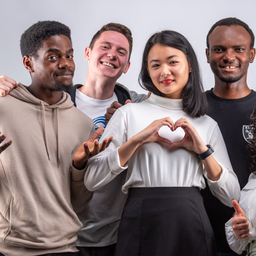
#> input picture jpeg-compression/input.png, 256 x 256 px, shrunk from 800 x 800 before the run
$ python main.py
#> lines starting #> are read from the running program, lines starting #| are printed output that depends on the picture; after the words box and inside, x2 and y2 are one past the last pixel; in counts of white or black regions, pixels touching at a corner belong together
#> further down, rgb_image is the input picture: shape (256, 256, 3); mean B, G, R 123.6, 123, 138.8
import cv2
import numpy as np
import numba

def rgb_to_ycbcr(rgb_image):   # step 1
    B, G, R = cv2.split(rgb_image)

    Y = 0.299 * R + 0.587 * G + 0.114 * B
    Cb = -0.1687 * R - 0.3313 * G + 0.5 * B + 128
    Cr = 0.5 * R - 0.4187 * G - 0.0813 * B + 128
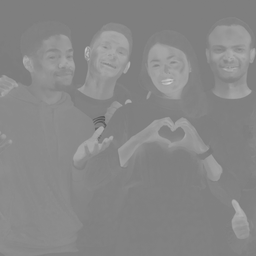
#> Cr: shape (256, 256) float64; min 88.13, max 206.8, mean 135.9

    Y = np.round(Y).astype(np.uint8)
    Cb = np.round(Cb).astype(np.uint8)
    Cr = np.round(Cr).astype(np.uint8)

    ycbcr_image = cv2.merge((Y, Cb, Cr))
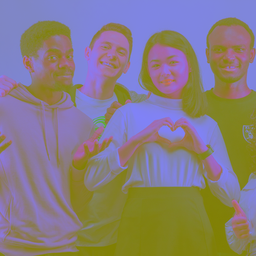
#> ycbcr_image: shape (256, 256, 3); mean of channels 0, 1, 2 127.7, 125.6, 135.9; drawn as B, G, R

    return ycbcr_image, Y

def subsample(ycbcr_image):  # step 2

    Y, Cb, Cr = cv2.split(ycbcr_image)

    height, width = Y.shape
#> height = 256; width = 256

    Cb_subsampled = np.zeros((height // 2, width // 2), dtype=np.uint8)
    Cr_subsampled = np.zeros((height // 2, width // 2), dtype=np.uint8)

    for i in range(0, height, 2):
        for j in range(0, width, 2):
            Cb_subsampled[i // 2, j // 2] = np.mean(Cb[i:i + 2, j:j + 2])
            Cr_subsampled[i // 2, j // 2] = np.mean(Cr[i:i + 2, j:j + 2])

    return Cb_subsampled, Cr_subsampled

def to_signed(subsampled_value):  # step 3

    signed_value = subsampled_value - 128
    signed_value = np.clip(signed_value, -128, 127)
    signed_value = signed_value.astype(np.int8)

    return signed_value

@numba.jit(nopython=True)
def dct(image):         # step 4

    height, width = image.shape
    block_size = 8
    blocks = []

    for y in range(0, height, block_size):
        for x in range(0, width, block_size):
            block = image[y:y+block_size, x:x+block_size]
            blocks.append(block)

    dct_blocks = []

    for block in blocks:
        dct_result = np.zeros((block_size, block_size), dtype=np.float32)

        for u in range(block_size):
            for v in range(block_size):
                sum_dct = 0.0
                for x in range(block_size):
                    for y in range(block_size):
                        sum_dct += block[x, y] * np.cos((2 * x + 1) * u * np.pi / (2 * block_size)) * \
                                   np.cos((2 * y + 1) * v * np.pi / (2 * block_size))

                alpha_u = 1.0 if u == 0 else np.sqrt(2) / 2.0
                alpha_v = 1.0 if v == 0 else np.sqrt(2) / 2.0

                sum_dct *= (alpha_u * alpha_v * 2.0 / block_size)

                dct_result[u, v] = sum_dct

        dct_blocks.append(dct_result)

    return dct_blocks

def zigzag(block):  # step 5
    size = block.shape[0]
    result = np.zeros(8 * 8, dtype=block.dtype)
    index = 0
    for i in range(size):
        if i % 2 == 0:
            for j in range(i + 1):
                result[index] = block[j, i - j]
                index += 1
        else:
            for j in range(i + 1):
                result[index] = block[i - j, j]
                index += 1
    return result

def quantize(block, quantization_table, a):  # step 6
    quantized_block = np.round(block / (quantization_table * a)).astype(np.int32)
    return quantized_block

def quantize_Y(Y, quantization_table_Y, a):  # step 6
    block_size = 8
    height, width = Y.shape
    Y_blocks = []

    for i in range(0, height, block_size):
        for j in range(0, width, block_size):
            block = Y[i:i+block_size, j:j+block_size]
            block_flattened = block.flatten()
            Y_blocks.append(block_flattened)

    quantized_Y_blocks = [quantize(block, quantization_table_Y, a) for block in Y_blocks]
    return quantized_Y_blocks

def RLE(block):   # step 7

    encoded_data = []
    zero_count = 0

    for value in block:
        if value == 0:
            zero_count += 1
        else:

            while zero_count > 15:
                encoded_data.append((15, 0))
                zero_count -= 16
            encoded_data.append((zero_count, value))
            zero_count = 0

    encoded_data.append((0, 0))
    return encoded_data

def decode_dc_RLE(encoded_data):
    decoded_dc = []

    for run_length, value in encoded_data:
        if run_length == 0:
            decoded_dc.append(value)
        else:
            zeros = [0] * run_length
            decoded_dc.extend(zeros)
            decoded_dc.append(value)

    return decoded_dc

def decode_ac_RLE(encoded_data):
    decoded_block = []
    zero_count = 0

    for zero_count, value in encoded_data:
        if zero_count == 0 and value == 0:
            decoded_block.extend([0] * (64 - len(decoded_block)))
            break

        zeros = [0] * zero_count
        decoded_block.extend(zeros + [value])

    return decoded_block


def inverse_quantize(block, quantization_table, a):
    return block * (quantization_table * a)


def inverse_zigzag(blocks, block_size, image_size):
    image = np.zeros(image_size, dtype=blocks[0].dtype)
    block_index = 0
    for row in range(image_size[0] // block_size):
        for col in range(image_size[1] // block_size):
            for i in range(block_size):
                for j in range(block_size):
                    image[row * block_size + i, col * block_size + j] = blocks[block_index][i * block_size + j]
            block_index += 1
    return image

def inverse_zigzag_ac(blocks, block_size, image_size):
    height, width = image_size
    image = np.zeros(image_size, dtype=np.int32)

    block_index = 0
    for row in range(height // block_size):
        for col in range(width // block_size):
            for i in range(block_size):
                for j in range(block_size):
                    if block_index < len(blocks):
                        image[row * block_size + i, col * block_size + j] = blocks[block_index][i * block_size + j]
                    else:
                        break
            block_index += 1

    return image


img = 'input.png'

rgb_image = cv2.imread(img)

ycbcr_image, Y = rgb_to_ycbcr(rgb_image)


cb_subsampled, cr_subsampled = subsample(ycbcr_image)

cb_subsampled = to_signed(cb_subsampled)
cr_subsampled = to_signed(cr_subsampled)
#> in to_signed (call 2), `signed_value = np.clip(signed_value, -128, 127)`:
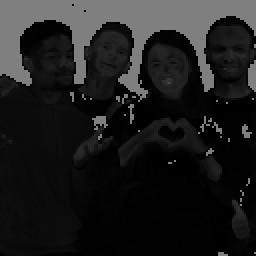
#> signed_value: shape (128, 128) int16 (shown 2 times larger); min 0, max 127, mean 29.6

dct_cb_blocks = dct(cb_subsampled)
#> dct_cb_blocks = 256 items
dct_cr_blocks = dct(cr_subsampled)
#> dct_cr_blocks = 256 items

zigzag_cb_blocks = [zigzag(block) for block in dct_cb_blocks]
#> zigzag_cb_blocks = 256 items
zigzag_cr_blocks = [zigzag(block) for block in dct_cr_blocks]
#> zigzag_cr_blocks = 256 items

quantization_table_Y = np.array([
    [16, 11, 10, 16, 24, 40, 51, 61],
    [12, 12, 14, 19, 26, 58, 60, 55],
    [14, 13, 16, 24, 40, 57, 69, 56],
    [14, 17, 22, 29, 51, 87, 80, 62],
    [18, 22, 37, 56, 68, 109, 103, 77],
    [24, 35, 55, 64, 81, 104, 113, 92],
    [49, 64, 78, 87, 103, 121, 120, 101],
    [72, 92, 95, 98, 112, 100, 103, 99]
], dtype=np.float32).flatten()

quantization_table_CbCr = np.array([
    [17, 18, 24, 47, 99, 99, 99, 99],
    [18, 21, 26, 66, 99, 99, 99, 99],
    [24, 26, 56, 99, 99, 99, 99, 99],
    [47, 66, 99, 99, 99, 99, 99, 99],
    [99, 99, 99, 99, 99, 99, 99, 99],
    [99, 99, 99, 99, 99, 99, 99, 99],
    [99, 99, 99, 99, 99, 99, 99, 99],
    [99, 99, 99, 99, 99, 99, 99, 99]
], dtype=np.float32).flatten()

a = 0.2   # коэф квантования

height, width, _ = rgb_image.shape
#> height = 256; width = 256

quantized_cb_blocks = [quantize(block, quantization_table_CbCr, a) for block in zigzag_cb_blocks]
#> quantized_cb_blocks = 256 items
quantized_cr_blocks = [quantize(block, quantization_table_CbCr, a) for block in zigzag_cr_blocks]
#> quantized_cr_blocks = 256 items
quantized_Y_blocks = quantize_Y(Y, quantization_table_Y, a)
#> after the loop in quantize_Y, `for i in range(0, height, block_size):`: Y_blocks = 1024 items
#> quantized_Y_blocks = 1024 items


encoded_cb_dc = RLE(quantized_cb_blocks[0])
#> the loop in RLE, `for value in block:` made 64 passes
#> value on passes 1 to 12: 28, 0, 0, 0, 0, 0, 0, 0, 0, 0, 0, 0
#> after the loop in RLE, `for value in block:`: encoded_data = [(0, 28)]
#> encoded_cb_dc = [(0, 28), (0, 0)]
encoded_cb_ac = [RLE(block) for block in quantized_cb_blocks[1:]]
#> encoded_cb_ac = 255 items

encoded_cr_dc = RLE(quantized_cr_blocks[0])
#> encoded_cr_dc = [(0, 598), (0, 0)]
encoded_cr_ac = [RLE(block) for block in quantized_cr_blocks[1:]]
#> encoded_cr_ac = 255 items


dequantized_Y_blocks = [inverse_quantize(block, quantization_table_Y, a) for block in quantized_Y_blocks]
#> dequantized_Y_blocks = 1024 items


decoded_cb_dc = decode_dc_RLE(encoded_cb_dc)
#> the loop in decode_dc_RLE, `for run_length, value in encoded_data:` made 2 passes
#> after the loop in decode_dc_RLE, `for run_length, value in encoded_data:`: decoded_dc = [28, 0]
#> decoded_cb_dc = [28, 0]
decoded_cr_dc = decode_dc_RLE(encoded_cr_dc)
#> the loop in decode_dc_RLE (call 2), `for run_length, value in encoded_data:` made 2 passes
#> decoded_cr_dc = [598, 0]


decoded_cb_ac = [decode_ac_RLE(block) for block in encoded_cb_ac]
#> decoded_cb_ac = 255 items
decoded_cr_ac = [decode_ac_RLE(block) for block in encoded_cr_ac]
#> decoded_cr_ac = 255 items

inverse_quantized_cb_dc = np.array(decoded_cb_dc)
#> inverse_quantized_cb_dc = [28, 0]
inverse_quantized_cr_dc = np.array(decoded_cr_dc)
#> inverse_quantized_cr_dc = [598, 0]

inverse_quantized_cb_ac = [np.array(block) for block in decoded_cb_ac]
#> inverse_quantized_cb_ac = 255 items
inverse_quantized_cr_ac = [np.array(block) for block in decoded_cr_ac]
#> inverse_quantized_cr_ac = 255 items

inverse_cb_ac_image = inverse_zigzag_ac(inverse_quantized_cb_ac, 8, (height // 2, width // 2))
#> after the loop in inverse_zigzag_ac, `for row in range(height // block_size):`:
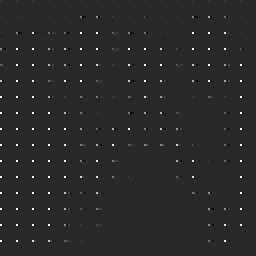
#> image: shape (128, 128) int32 (shown 2 times larger); min -115, max 598, mean 4.7; drawn with min black and max white
#> after the loop in inverse_zigzag_ac, `for row in range(height // block_size):`: block_index = 256
inverse_cr_ac_image = inverse_zigzag_ac(inverse_quantized_cr_ac, 8, (height // 2, width // 2))

inverse_cb_dc_image = inverse_quantized_cb_dc
#> inverse_cb_dc_image = [28, 0]
inverse_cr_dc_image = inverse_quantized_cr_dc
#> inverse_cr_dc_image = [598, 0]


upsampled_cb = cv2.resize(inverse_cb_dc_image, (width, height), interpolation=cv2.INTER_NEAREST)
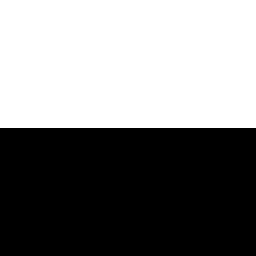
#> upsampled_cb: shape (256, 256) int32; values 0 (black) and 28 (white), 50% white; 1 white region, box (x1, y1, x2, y2) and area: (0, 0, 256, 128) 32768

upsampled_cr = cv2.resize(inverse_cr_dc_image, (width, height), interpolation=cv2.INTER_NEAREST)


# Шаг 3: Комбинирование компонент Y, Cb и Cr
reconstructed_ycbcr_image = np.zeros((height, width, 3), dtype=np.uint8)

# Повторяем каждый блок Y для соответствия размеру изображения
for i in range(0, height, 8):
    for j in range(0, width, 8):
        reconstructed_ycbcr_image[i:i+8, j:j+8, 0] = dequantized_Y_blocks[i//8 * (width//8) + j//8].reshape(8, 8)
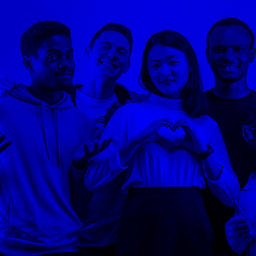
#> reconstructed_ycbcr_image: shape (256, 256, 3); mean of channels 0, 1, 2 127.3, 0, 0; drawn as B, G, R

reconstructed_ycbcr_image[:, :, 1] = upsampled_cb
reconstructed_ycbcr_image[:, :, 2] = upsampled_cr
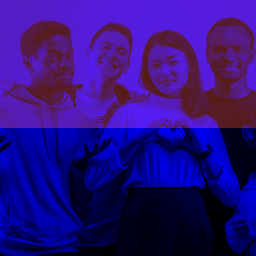
#> reconstructed_ycbcr_image: shape (256, 256, 3); mean of channels 0, 1, 2 127.3, 14, 43; drawn as B, G, R


# Шаг 4: Коррекция типов данных и масштабирование
reconstructed_ycbcr_image = np.clip(reconstructed_ycbcr_image, 0, 255).astype(np.uint8)

# Шаг 5: Сохранение восстановленного изображения
cv2.imwrite('output.jpg', reconstructed_ycbcr_image)


#cv2.imwrite('output.jpg', ycbcr_image)
